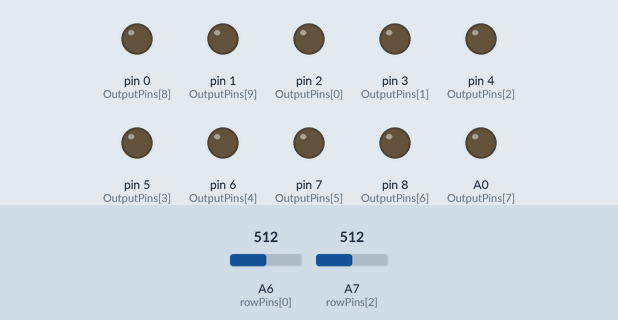
The sketch below on a simulated Arduino Nano, built with avr-gcc and run on an emulated ATmega328P. Parts: output pins drawn as LEDs (lit = HIGH). Wiring (inferred from the names in the program): 4×3 keypad with keys 1 2 3 4 5 6 7 8 9 * 0 # (labels assumed): rows A1, A2, A3, A4; columns A5, A6, A7. The inputs (shaded band) are chosen by the test bench; at power-on: A6 (rowPins[0]) = 512, A7 (rowPins[2]) = 512. Random numbers use the default seed unless the sketch sets one; no radio packets arrive unless stated; pins used as bus, display or sensor lines are not drawn.

Above: at 0.1 s.
At 4.3 s:
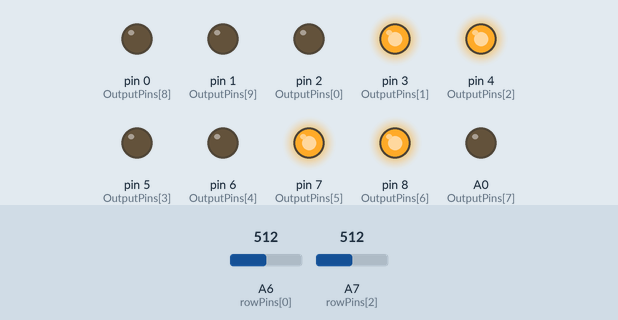
At 9.6 s:
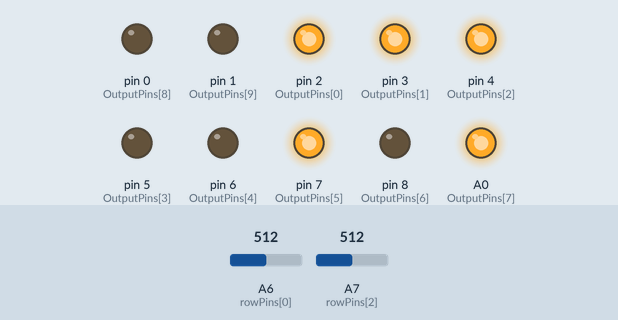
At 19.1 s:
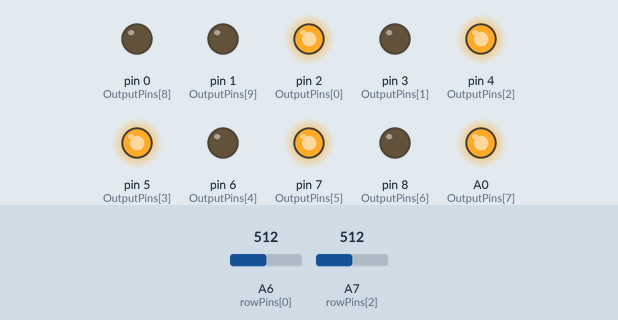
At 28.6 s:
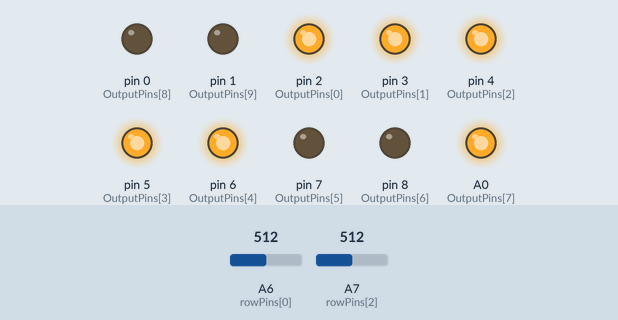
At 38.2 s:
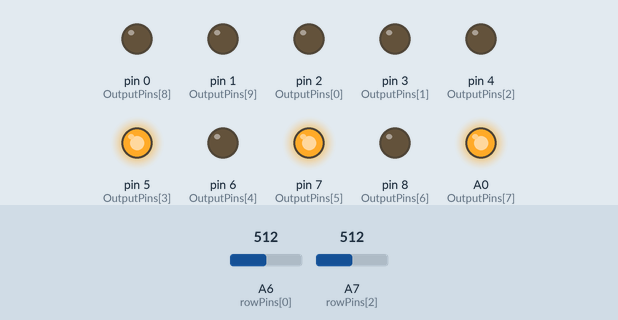
Timing chart, 0 to 40.0 s (numbered marks = the images above):
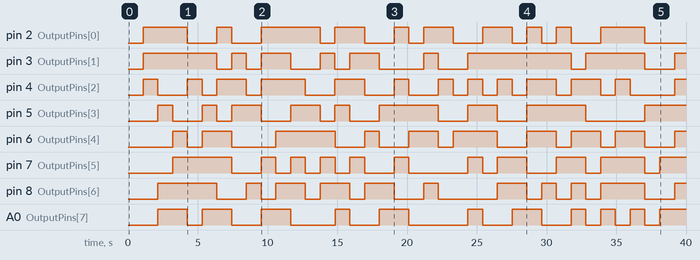

Measured:
- by itself, pin 2 (OutputPins[0]): LOW → HIGH at 1.1 s, → LOW 3.2 s later, → HIGH 2.1 s later, → LOW 1.1 s later, … (20 changes in this stretch)
- by itself, pin 3 (OutputPins[1]): LOW → HIGH at 1.1 s, → LOW 5.3 s later, → HIGH 1.1 s later, → LOW 1.1 s later, … (17 changes in this stretch)
- by itself, pin 4 (OutputPins[2]): LOW → HIGH at 1.1 s, → LOW 1.1 s later, → HIGH 2.1 s later, → LOW 1.1 s later, … (25 changes in this stretch)
- by itself, pin 5 (OutputPins[3]): LOW → HIGH at 2.1 s, → LOW 1.1 s later, → HIGH 2.1 s later, → LOW 1.1 s later, … (17 changes in this stretch)
- by itself, pin 6 (OutputPins[4]): LOW → HIGH at 3.2 s, → LOW 1.1 s later, → HIGH 1.1 s later, → LOW 2.1 s later, … (19 changes in this stretch)
- by itself, pin 7 (OutputPins[5]): LOW → HIGH at 3.2 s, → LOW 4.2 s later, → HIGH 2.1 s later, → LOW 1.1 s later, … (21 changes in this stretch)
- by itself, pin 8 (OutputPins[6]): LOW → HIGH at 2.1 s, → LOW 4.2 s later, → HIGH 2.1 s later, → LOW 1.1 s later, … (21 changes in this stretch)
- by itself, A0 (OutputPins[7]): LOW → HIGH at 2.1 s, → LOW 2.1 s later, → HIGH 1.1 s later, → LOW 2.1 s later, … (21 changes in this stretch)

The sketch:

CheckButtons.ino
```cpp
#include <SPI.h>
#include "RF24.h"

RF24 radio(10, 9);
byte addresses[][6] = {"Receiver", "Transmitter"};

//define flip action
const int FLIP = 2;

// Define the number of rows and columns in the button matrix
const int numRows = 3;
const int numCols = 4;

// Define the pin mappings for rows and columns
const int rowPins[numRows] = {A6, A5, A7};
const int colPins[numCols] = {A1, A2, A3, A4};

//use this set if you need serial debugging
//const int numPins = 8;
//const int OutputPins[numPins] = {2, 3, 4, 5, 6, 7, 8, A0};
//use this set for production, it will also do draining and main faucet
const int numPins = 10;
const int OutputPins[numPins] = {2, 3, 4, 5, 6, 7, 8, A0, 0, 1};

// Define an array to store the state of the solenoids
bool solenoidStates[10] = {LOW, LOW, LOW, LOW, LOW, LOW, LOW, LOW, LOW, HIGH}; // main faucet starts high

// random variables
unsigned long previousMillis = 0;
long interval = 1000;

// Define a matrix to store the state of the buttons
int buttonMatrix[numRows][numCols] = {
  {LOW, LOW, LOW, LOW},
  {LOW, LOW, LOW, LOW},
  {LOW, LOW, LOW, LOW}
};


// Variable to track if any value was HIGH previous loop
bool previousValueHigh = false;

//Variable to track if random spouts are enabled
bool randomMode = false;

typedef struct {
  int target = 0;
  int state = 0;
} message;

void toggleSolenoids() {
  //use button matrix to toggle all normal solenoids
  for (int row = 0; row < 2; row++) {
    for (int col = 0; col < numCols; col++) {
      // Check if the value in buttonMatrix is HIGH
      if (buttonMatrix[row][col] == HIGH) {
        // Flip the corresponding element in solenoidStates
        solenoidStates[col + (row * 4)] = !solenoidStates[col + (row * 4)];

      }
    }
  }
  if (buttonMatrix[2][1]) {
    //emergency shut off
    solenoidStates[10] = LOW;
    //digitalWrite(OutputPins[10], LOW);
    //Serial.println("shut off");

    //delay(3000);
  }
}

void setup() {
  // Initialize the serial communication
  //Serial.begin(115200);
  //delay for startup
  //delay(5000);
  for (int i = 0; i < numPins; i++) {
    pinMode(OutputPins[i], OUTPUT);
  }
  // Set the row pins as output
  for (int row = 0; row < numRows; row++) {
    pinMode(rowPins[row], INPUT_PULLUP);
  }

  // Set the column pins as input with internal pull-up resistors enabled
  for (int col = 0; col < numCols; col++) {
    pinMode(colPins[col], OUTPUT);
    digitalWrite(colPins[col], HIGH);
  }
  radio.begin();
  //low power mode
  radio.setPALevel(RF24_PA_HIGH);

  // Open a writing and reading pipe on each radio, with opposite addresses
  radio.openWritingPipe(addresses[0]);
  radio.openReadingPipe(1, addresses[1]);
  radio.startListening();

}

void loop() {
  // Read the state of the buttons and update the matrix
  for (int col = 0; col < numCols; col++) {
    for (int row = 0; row < numRows; row++) {
      // Activate the column
      digitalWrite(colPins[col], LOW);

      // Read the state of the button
      if (rowPins[row] == A6 || rowPins[row] == A7) {
        buttonMatrix[row][col] = !(analogRead(rowPins[row]) > 512);
        //Serial.print(analogRead(rowPins[row])) ;
        delay(2);
      } else {
        buttonMatrix[row][col] = !digitalRead(rowPins[row]);
      }

      // Deactivate the row
      digitalWrite(colPins[col], HIGH);
    }
  }

  bool anyValueHigh = false;
  // Iterate over all values in buttonMatrix
  for (int row = 0; row < numRows; row++) {
    for (int col = 0; col < numCols; col++) {
      // Check if the current value is HIGH
      if (buttonMatrix[row][col] == HIGH && !(row == 2 && col == 2)) { //skip our toggle button
//        Serial.print(String(row)+String(col));
        anyValueHigh = true;
        // Exit the loops since we found a HIGH value
        break;
      }
    }
    // Exit the outer loop if we found a HIGH value
    if (anyValueHigh) {
      break;
    }
  }

  //check if a button is actually toggled, we don't want constant toggling
  if (previousValueHigh == false && anyValueHigh == true) {
    previousValueHigh = true;
    //Random mode
    if (buttonMatrix[2][0]) {
      randomMode = !randomMode;
    }
    toggleSolenoids();
  }
  //reset the global check
  if (previousValueHigh == true && anyValueHigh == false) {
    previousValueHigh = false;
  }
/*
  //drain feature
  if (buttonMatrix[2][2]) {
    solenoidStates[10] = HIGH;
    digitalWrite(OutputPins[10], HIGH);//toggle is an exclusion on updates too..

//    Serial.println("draining");
  }
  else {
    solenoidStates[10] = LOW;
    digitalWrite(OutputPins[10], LOW);//toggle is an exclusion on updates too..

//    Serial.println("not draining");
  }
*/
    //drain feature
  if (buttonMatrix[2][1]) {
    solenoidStates[9] = LOW;
    digitalWrite(OutputPins[9], LOW);//toggle is an exclusion on updates too..
    solenoidStates[9] = LOW;
    //Serial.println("emergency shutoff");
    //delay(3000);
  }

  // Print the state of the buttons, for debugging

//    for (int row = 0; row < numRows; row++) {
//    for (int col = 0; col < numCols; col++) {
//    Serial.print(buttonMatrix[row][col]);
//    Serial.print('\t');
//    }
//    Serial.println();
//    }
//    Serial.println();

  // Print the state of solenoids, for debugging
  /*
    for (int x = 0; x <= 7; x++) {
    Serial.print(solenoidStates[x]);
    }
    Serial.print('\n');
  */
  //receive radio communication
  message receivedmessage;
  if ( radio.available()) {
    //Serial.println("rec");
    while (radio.available()) {                                   // While there is data ready
      radio.read( &receivedmessage, sizeof(message) );             // Get the payload
    }
    receivedmessage.state;
    receivedmessage.target;
    if (receivedmessage.state == FLIP) {
      solenoidStates[receivedmessage.target] = !solenoidStates[receivedmessage.target];
    } else {
      solenoidStates[receivedmessage.target] = (bool)receivedmessage.state;
    }
    //Serial.println("Received: " + String(receivedmessage.state) + ", " + String(receivedmessage.target));
  }

  //write states to motors
  if (!randomMode) {
    //toggleSolenoids();
    for (int x = 0; x < 10; x++) {
      digitalWrite(OutputPins[x], solenoidStates[x]);

//        Serial.print(OutputPins[x]);
//        Serial.print(" - ");
//        Serial.println(solenoidStates[x]);
//
    }
  } else if (millis() - previousMillis >= interval) {
    previousMillis = millis();
    for (int x = 0; x <= 7; x++) { //randomise the 8 valves
      bool state = random(0, 2);
      digitalWrite(OutputPins[x], state);

      //Serial.println(state);
   }
   //interval = random(8,20)*1000;
  }


  // Wait for a short duration before reading the buttons again
  delay(100);
}
```
